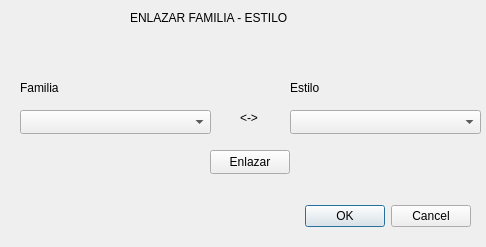
<?xml version="1.0" encoding="UTF-8"?>
<ui version="4.0">
 <class>VentanaEnlazarFamiliaEstilo</class>
 <widget class="QDialog" name="VentanaEnlazarFamiliaEstilo">
  <property name="geometry">
   <rect>
    <x>0</x>
    <y>0</y>
    <width>486</width>
    <height>247</height>
   </rect>
  </property>
  <property name="windowTitle">
   <string>Dialog</string>
  </property>
  <widget class="QDialogButtonBox" name="buttonBox">
   <property name="geometry">
    <rect>
     <x>300</x>
     <y>200</y>
     <width>171</width>
     <height>32</height>
    </rect>
   </property>
   <property name="orientation">
    <enum>Qt::Horizontal</enum>
   </property>
   <property name="standardButtons">
    <set>QDialogButtonBox::Cancel|QDialogButtonBox::Ok</set>
   </property>
  </widget>
  <widget class="QComboBox" name="comboFamilias">
   <property name="geometry">
    <rect>
     <x>20</x>
     <y>110</y>
     <width>191</width>
     <height>24</height>
    </rect>
   </property>
  </widget>
  <widget class="QComboBox" name="comboEstilos">
   <property name="geometry">
    <rect>
     <x>290</x>
     <y>110</y>
     <width>191</width>
     <height>24</height>
    </rect>
   </property>
  </widget>
  <widget class="QLabel" name="label">
   <property name="geometry">
    <rect>
     <x>240</x>
     <y>110</y>
     <width>59</width>
     <height>16</height>
    </rect>
   </property>
   <property name="text">
    <string>&lt;-&gt;</string>
   </property>
  </widget>
  <widget class="QLabel" name="label_2">
   <property name="geometry">
    <rect>
     <x>20</x>
     <y>80</y>
     <width>59</width>
     <height>16</height>
    </rect>
   </property>
   <property name="text">
    <string>Familia</string>
   </property>
  </widget>
  <widget class="QLabel" name="label_3">
   <property name="geometry">
    <rect>
     <x>290</x>
     <y>80</y>
     <width>59</width>
     <height>16</height>
    </rect>
   </property>
   <property name="text">
    <string>Estilo</string>
   </property>
  </widget>
  <widget class="QLabel" name="label_4">
   <property name="geometry">
    <rect>
     <x>130</x>
     <y>10</y>
     <width>181</width>
     <height>16</height>
    </rect>
   </property>
   <property name="text">
    <string>ENLAZAR FAMILIA - ESTILO</string>
   </property>
  </widget>
  <widget class="QPushButton" name="btnEnlazar">
   <property name="geometry">
    <rect>
     <x>210</x>
     <y>150</y>
     <width>80</width>
     <height>24</height>
    </rect>
   </property>
   <property name="text">
    <string>Enlazar</string>
   </property>
  </widget>
 </widget>
 <resources/>
 <connections>
  <connection>
   <sender>buttonBox</sender>
   <signal>accepted()</signal>
   <receiver>VentanaEnlazarFamiliaEstilo</receiver>
   <slot>accept()</slot>
   <hints>
    <hint type="sourcelabel">
     <x>248</x>
     <y>254</y>
    </hint>
    <hint type="destinationlabel">
     <x>157</x>
     <y>274</y>
    </hint>
   </hints>
  </connection>
  <connection>
   <sender>buttonBox</sender>
   <signal>rejected()</signal>
   <receiver>VentanaEnlazarFamiliaEstilo</receiver>
   <slot>reject()</slot>
   <hints>
    <hint type="sourcelabel">
     <x>316</x>
     <y>260</y>
    </hint>
    <hint type="destinationlabel">
     <x>286</x>
     <y>274</y>
    </hint>
   </hints>
  </connection>
 </connections>
</ui>
